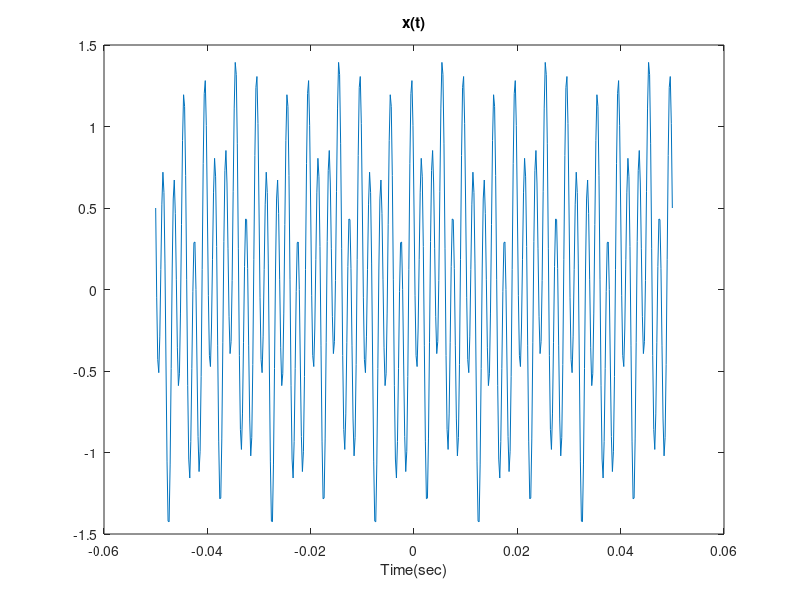
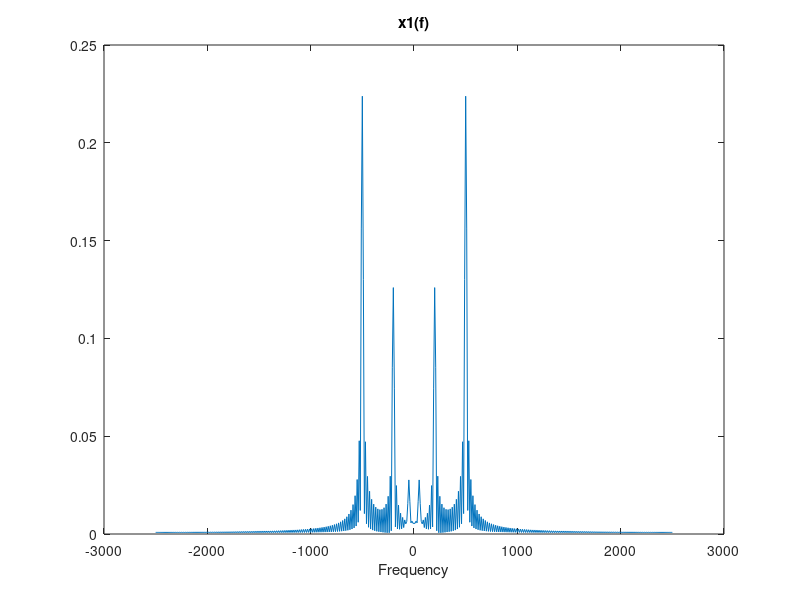
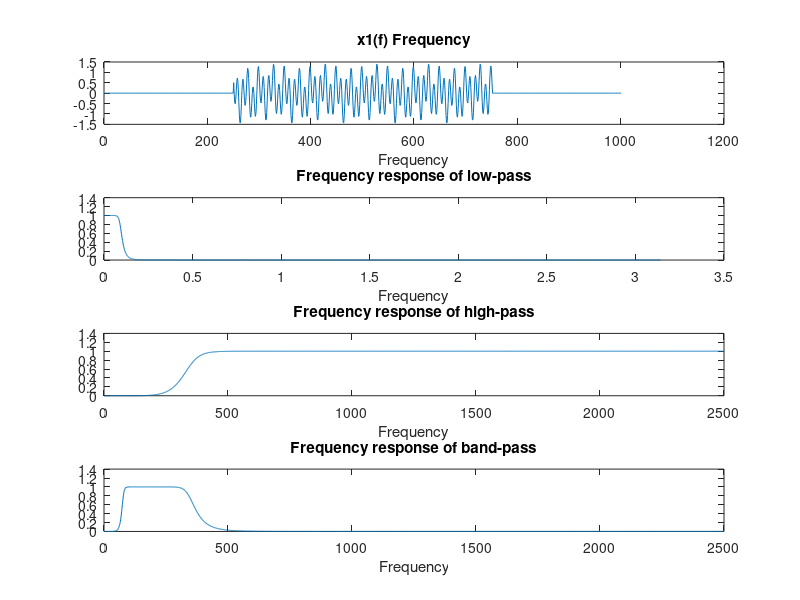

MATLAB code for these plots, in order:
clc;
clear;


Fs=5000;
t = -0.05: 1/Fs : 0.05;

f1 = 50;
f2 = 200;
f3 = 500;

h = (t == 0);

x = 0.1 * sin(2*pi*f1*t)+0.5 * cos(2*pi*f2*t)+(-0.9 * sin(2*pi*f3*t));


figure(1);
plot(t,x);
title('x(t)');
xlabel('Time(sec)');


x1 = conv(x, h)
N = length(x);
x1fft = fft(x1,N);
x1fft = fftshift(x1fft);
x1fft = abs(x1fft)/N;

figure(2);
f = Fs * linspace(-0.5, 0.5, N);
plot(f, x1fft);
title('x1(f)');
xlabel('Frequency');

%% My low-pass Filter
Fo1 = 75;
n = 7;
[blp, alp] = butter(n, Fo1 / (Fs / 2), 'low');

%% My high-pass Filter with cut-off frequency Fc
Fo2 = 350;
[bhp, ahp] = butter(n , Fo2 / (Fs / 2), 'high');

%% My band-pass filter
Fc = [Fo1 Fo2];
[bbp, abp] = butter(n, Fc ./ (Fs / 2), 'bandpass');

[Hlp, Flp]=freqz(blp, alp, Fs/2);
[Hhp, Fhp]=freqz(bhp, ahp, Fs/2);
[Hbp, Fbp]=freqz(bbp, abp, Fs/2);

figure(3);

subplot(411);
plot(x1);
title('x1(f) Frequency');
xlabel('Frequency');

subplot(412);
plot(Flp,abs(Hlp));
title('Frequency response of low-pass');
xlabel('Frequency');

subplot(413);
plot(abs(Hhp));
title('Frequency response of high-pass');
xlabel('Frequency');

subplot(414);
plot(abs(Hbp));
title('Frequency response of band-pass');
xlabel('Frequency');

